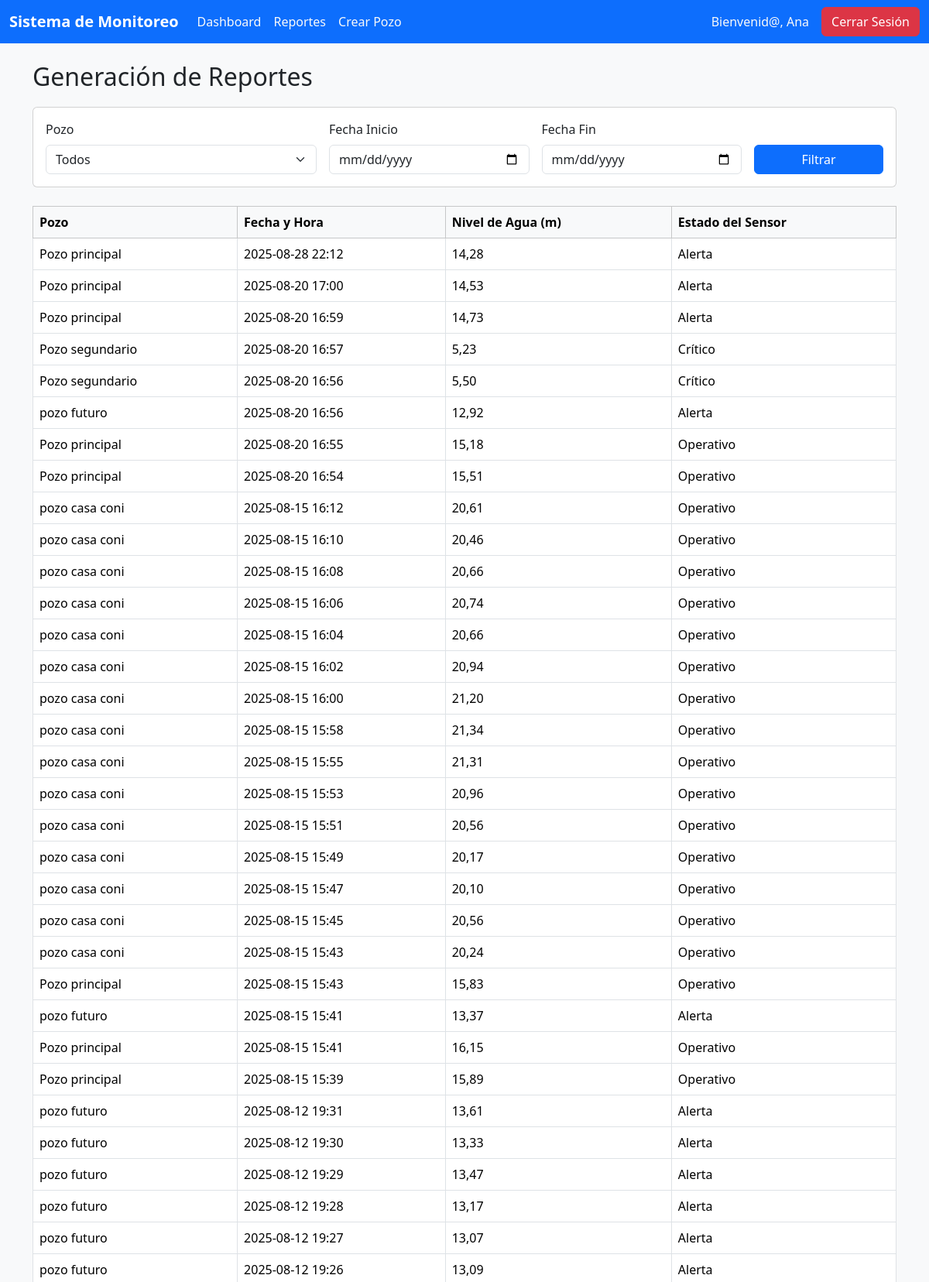
The page /reportes/ (signed in, upper part) on the database its author committed.
### core/models.py (models this page shows, shortened)
class Medicion(models.Model):
    pozo = models.ForeignKey(Pozo, on_delete=models.CASCADE, related_name='mediciones')
    fecha_hora = models.DateTimeField(auto_now_add=True)
    nivel_agua = models.DecimalField(max_digits=6, decimal_places=2) # En metros
    estado_sensor = models.CharField(max_length=50, default='Operativo')

class Pozo(models.Model):
    nombre = models.CharField(max_length=100, unique=True)
    ubicacion = models.CharField(max_length=255)
    propietario = models.ForeignKey(User, on_delete=models.CASCADE)
    latitud = models.FloatField(null=True, blank=True)
    longitud = models.FloatField(null=True, blank=True)

### core/views.py (the view)
# urls.py: path('reportes/', views.reportes_view, name='reportes'),
@login_required
def reportes_view(request):
    pozos_usuario = Pozo.objects.filter(propietario=request.user)
    mediciones = Medicion.objects.filter(pozo__in=pozos_usuario)
    pozo_id = request.GET.get('pozo')
    fecha_inicio = request.GET.get('fecha_inicio')
    fecha_fin = request.GET.get('fecha_fin')
    if pozo_id:
        mediciones = mediciones.filter(pozo_id=pozo_id)
    if fecha_inicio:
        mediciones = mediciones.filter(fecha_hora__gte=fecha_inicio)
    if fecha_fin:
        fecha_fin_dt = datetime.datetime.strptime(fecha_fin, '%Y-%m-%d') + datetime.timedelta(days=1)
        mediciones = mediciones.filter(fecha_hora__lte=fecha_fin_dt)
    context = {
        'pozos': pozos_usuario,
        'mediciones': mediciones.order_by('-fecha_hora')
    }
    return render(request, 'core/reportes.html', context)

### core/templates/core/reportes.html (shortened to what this page needs)
{% extends "core/base.html" %}
{% block content %}
<h1 class="h2">Generación de Reportes</h1>
<form method="get" class="card p-3 mb-4">
    <div class="row g-3">
        <div class="col-md-4">
            <label for="pozo" class="form-label">Pozo</label>
            <select name="pozo" id="pozo" class="form-select">
                <option value="">Todos</option>
            </select>
        </div>
        <div class="col-md-3">
            <label for="fecha_inicio" class="form-label">Fecha Inicio</label>
            <input type="date" name="fecha_inicio" id="fecha_inicio" class="form-control" value="{{ request.GET.fecha_inicio }}">
        </div>
        <div class="col-md-3">
            <label for="fecha_fin" class="form-label">Fecha Fin</label>
            <input type="date" name="fecha_fin" id="fecha_fin" class="form-control" value="{{ request.GET.fecha_fin }}">
        </div>
        <div class="col-md-2 d-flex align-items-end">
            <button type="submit" class="btn btn-primary w-100">Filtrar</button>
        </div>
    </div>
</form>
<div class="table-responsive">
    <table class="table table-bordered">
        <thead class="table-light">
            <tr>
                <th>Pozo</th>
                <th>Fecha y Hora</th>
                <th>Nivel de Agua (m)</th>
                <th>Estado del Sensor</th>
            </tr>
        </thead>
        <tbody>
            {% for medicion in mediciones %}
            <tr>
                <td>{{ medicion.pozo.nombre }}</td>
                <td>{{ medicion.fecha_hora|date:"Y-m-d H:i" }}</td>
                <td>{{ medicion.nivel_agua }}</td>
                <td>{{ medicion.estado_sensor }}</td>
            </tr>
            {% empty %}
            <tr>
                <td colspan="4" class="text-center">No hay datos que coincidan con los filtros.</td>
            </tr>
            {% endfor %}
        </tbody>
    </table>
</div>
{% endblock %}

### core/templates/core/base.html (shortened to what this page needs)
{% load static %}
<!DOCTYPE html>
<html lang="es">
<head>
    <link href="https://cdn.jsdelivr.net/npm/bootstrap@5.3.3/dist/css/bootstrap.min.css" rel="stylesheet">
    <link rel="stylesheet" href="{% static 'core/css/style.css' %}">
</head>
<body>
    <nav class="navbar navbar-expand-lg navbar-dark bg-primary">
        <div class="container-fluid">
            <a class="navbar-brand" href="{% url 'menu' %}">Sistema de Monitoreo</a>
            {% if user.is_authenticated %}
            <div class="collapse navbar-collapse" id="navbarNav">
                <ul class="navbar-nav me-auto mb-2 mb-lg-0">
                    <li class="nav-item"><a class="nav-link" href="{% url 'dashboard' %}">Dashboard</a></li>
                    <li class="nav-item"><a class="nav-link" href="{% url 'reportes' %}">Reportes</a></li>
                    <li class="nav-item"><a class="nav-link" href="{% url 'crear_pozo' %}">Crear Pozo</a></li>
                </ul>
                <span class="navbar-text me-3">
                    Bienvenid@, {{ user.username }}
                </span>
                <a href="{% url 'logout' %}" class="btn btn-danger">Cerrar Sesión</a>
            </div>
            {% endif %}
        </div>
    </nav>
    <main class="container mt-4">
        {% block content %}{% endblock %}
    </main>
</body>
</html>

### core/static/core/css/style.css (style rules this page uses)
body { background-color: #f8f9fa; }
.card { margin-top: 20px; }
.navbar-brand { font-weight: bold; }
.nav-link { color: #f8f9fa; }
.navbar-text { color: #f8f9fa; }

### rows shown on the page
Medicion: pozo.nombre "Pozo principal", fecha_hora "2025-08-28 22:12", nivel_agua "14,28", estado_sensor "Alerta"
Medicion: pozo.nombre "Pozo principal", fecha_hora "2025-08-20 17:00", nivel_agua "14,53", estado_sensor "Alerta"
Medicion: pozo.nombre "Pozo principal", fecha_hora "2025-08-20 16:59", nivel_agua "14,73", estado_sensor "Alerta"
Medicion: pozo.nombre "Pozo segundario", fecha_hora "2025-08-20 16:57", nivel_agua "5,23", estado_sensor "Crítico"
Medicion: pozo.nombre "Pozo segundario", fecha_hora "2025-08-20 16:56", nivel_agua "5,50", estado_sensor "Crítico"
Medicion: pozo.nombre "pozo futuro", fecha_hora "2025-08-20 16:56", nivel_agua "12,92", estado_sensor "Alerta"
Medicion: pozo.nombre "Pozo principal", fecha_hora "2025-08-20 16:55", nivel_agua "15,18", estado_sensor "Operativo"
Medicion: pozo.nombre "Pozo principal", fecha_hora "2025-08-20 16:54", nivel_agua "15,51", estado_sensor "Operativo"
Medicion: pozo.nombre "pozo casa coni", fecha_hora "2025-08-15 16:12", nivel_agua "20,61", estado_sensor "Operativo"
Medicion: pozo.nombre "pozo casa coni", fecha_hora "2025-08-15 16:10", nivel_agua "20,46", estado_sensor "Operativo"
Medicion: pozo.nombre "pozo casa coni", fecha_hora "2025-08-15 16:08", nivel_agua "20,66", estado_sensor "Operativo"
Medicion: pozo.nombre "pozo casa coni", fecha_hora "2025-08-15 16:06", nivel_agua "20,74", estado_sensor "Operativo"
Medicion: pozo.nombre "pozo casa coni", fecha_hora "2025-08-15 16:04", nivel_agua "20,66", estado_sensor "Operativo"
Medicion: pozo.nombre "pozo casa coni", fecha_hora "2025-08-15 16:02", nivel_agua "20,94", estado_sensor "Operativo"
Medicion: pozo.nombre "pozo casa coni", fecha_hora "2025-08-15 16:00", nivel_agua "21,20", estado_sensor "Operativo"
Medicion: pozo.nombre "pozo casa coni", fecha_hora "2025-08-15 15:58", nivel_agua "21,34", estado_sensor "Operativo"
Medicion: pozo.nombre "pozo casa coni", fecha_hora "2025-08-15 15:55", nivel_agua "21,31", estado_sensor "Operativo"
Medicion: pozo.nombre "pozo casa coni", fecha_hora "2025-08-15 15:53", nivel_agua "20,96", estado_sensor "Operativo"
Medicion: pozo.nombre "pozo casa coni", fecha_hora "2025-08-15 15:51", nivel_agua "20,56", estado_sensor "Operativo"
Medicion: pozo.nombre "pozo casa coni", fecha_hora "2025-08-15 15:49", nivel_agua "20,17", estado_sensor "Operativo"
Medicion: pozo.nombre "pozo casa coni", fecha_hora "2025-08-15 15:47", nivel_agua "20,10", estado_sensor "Operativo"
Medicion: pozo.nombre "pozo casa coni", fecha_hora "2025-08-15 15:45", nivel_agua "20,56", estado_sensor "Operativo"
Medicion: pozo.nombre "pozo casa coni", fecha_hora "2025-08-15 15:43", nivel_agua "20,24", estado_sensor "Operativo"
Medicion: pozo.nombre "Pozo principal", fecha_hora "2025-08-15 15:43", nivel_agua "15,83", estado_sensor "Operativo"
Medicion: pozo.nombre "pozo futuro", fecha_hora "2025-08-15 15:41", nivel_agua "13,37", estado_sensor "Alerta"
Medicion: pozo.nombre "Pozo principal", fecha_hora "2025-08-15 15:41", nivel_agua "16,15", estado_sensor "Operativo"
Medicion: pozo.nombre "Pozo principal", fecha_hora "2025-08-15 15:39", nivel_agua "15,89", estado_sensor "Operativo"
Medicion: pozo.nombre "pozo futuro", fecha_hora "2025-08-12 19:31", nivel_agua "13,61", estado_sensor "Alerta"
Medicion: pozo.nombre "pozo futuro", fecha_hora "2025-08-12 19:30", nivel_agua "13,33", estado_sensor "Alerta"
Medicion: pozo.nombre "pozo futuro", fecha_hora "2025-08-12 19:29", nivel_agua "13,47", estado_sensor "Alerta"
Medicion: pozo.nombre "pozo futuro", fecha_hora "2025-08-12 19:28", nivel_agua "13,17", estado_sensor "Alerta"
Medicion: pozo.nombre "pozo futuro", fecha_hora "2025-08-12 19:27", nivel_agua "13,07", estado_sensor "Alerta"
Medicion: pozo.nombre "pozo futuro", fecha_hora "2025-08-12 19:26", nivel_agua "13,09", estado_sensor "Alerta"

### other values the page prints
{{ user.username }} "Ana"
